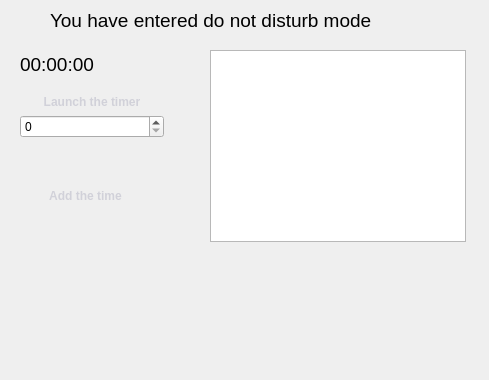
<?xml version="1.0" encoding="UTF-8"?>
<ui version="4.0">
 <class>Donotdisturb</class>
 <widget class="QDialog" name="Donotdisturb">
  <property name="geometry">
   <rect>
    <x>0</x>
    <y>0</y>
    <width>489</width>
    <height>380</height>
   </rect>
  </property>
  <property name="windowTitle">
   <string>Dialog</string>
  </property>
  <widget class="QLabel" name="label">
   <property name="geometry">
    <rect>
     <x>50</x>
     <y>10</y>
     <width>401</width>
     <height>21</height>
    </rect>
   </property>
   <property name="font">
    <font>
     <pointsize>14</pointsize>
    </font>
   </property>
   <property name="text">
    <string>You have entered do not disturb mode</string>
   </property>
  </widget>
  <widget class="QPushButton" name="pushButton_2">
   <property name="geometry">
    <rect>
     <x>20</x>
     <y>180</y>
     <width>131</width>
     <height>31</height>
    </rect>
   </property>
   <property name="styleSheet">
    <string notr="true">position: relative;
  display: inline-block;
  font-size: 90%;
  font-weight: 700;
  color: rgb(209,209,217);
  text-decoration: none;
  text-shadow: 0 -1px 2px rgba(0,0,0,.2);
  padding: .5em 1em;
  outline: none;
  border-radius: 3px;
  background: linear-gradient(rgb(110,112,120), rgb(81,81,86)) rgb(110,112,120);
  box-shadow:
   0 1px rgba(255,255,255,.2) inset,
   0 3px 5px rgba(0,1,6,.5),
   0 0 1px 1px rgba(0,1,6,.2);
  transition: .2s ease-in-out;</string>
   </property>
   <property name="text">
    <string>Add the time</string>
   </property>
  </widget>
  <widget class="QListWidget" name="listWidget">
   <property name="geometry">
    <rect>
     <x>210</x>
     <y>50</y>
     <width>256</width>
     <height>192</height>
    </rect>
   </property>
  </widget>
  <widget class="QLabel" name="image">
   <property name="geometry">
    <rect>
     <x>40</x>
     <y>240</y>
     <width>141</width>
     <height>111</height>
    </rect>
   </property>
   <property name="text">
    <string/>
   </property>
  </widget>
  <widget class="QWidget" name="">
   <property name="geometry">
    <rect>
     <x>20</x>
     <y>40</y>
     <width>144</width>
     <height>98</height>
    </rect>
   </property>
   <layout class="QVBoxLayout" name="verticalLayout">
    <item>
     <widget class="QLabel" name="label_2">
      <property name="font">
       <font>
        <pointsize>14</pointsize>
       </font>
      </property>
      <property name="text">
       <string>00:00:00</string>
      </property>
     </widget>
    </item>
    <item>
     <widget class="QPushButton" name="pushButton">
      <property name="styleSheet">
       <string notr="true">position: relative;
  display: inline-block;
  font-size: 90%;
  font-weight: 700;
  color: rgb(209,209,217);
  text-decoration: none;
  text-shadow: 0 -1px 2px rgba(0,0,0,.2);
  padding: .5em 1em;
  outline: none;
  border-radius: 3px;
  background: linear-gradient(rgb(110,112,120), rgb(81,81,86)) rgb(110,112,120);
  box-shadow:
   0 1px rgba(255,255,255,.2) inset,
   0 3px 5px rgba(0,1,6,.5),
   0 0 1px 1px rgba(0,1,6,.2);
  transition: .2s ease-in-out;</string>
      </property>
      <property name="text">
       <string>Launch the timer</string>
      </property>
     </widget>
    </item>
    <item>
     <widget class="QSpinBox" name="spinBox">
      <property name="maximum">
       <number>100000</number>
      </property>
      <property name="singleStep">
       <number>1000</number>
      </property>
     </widget>
    </item>
   </layout>
  </widget>
 </widget>
 <resources/>
 <connections/>
</ui>
